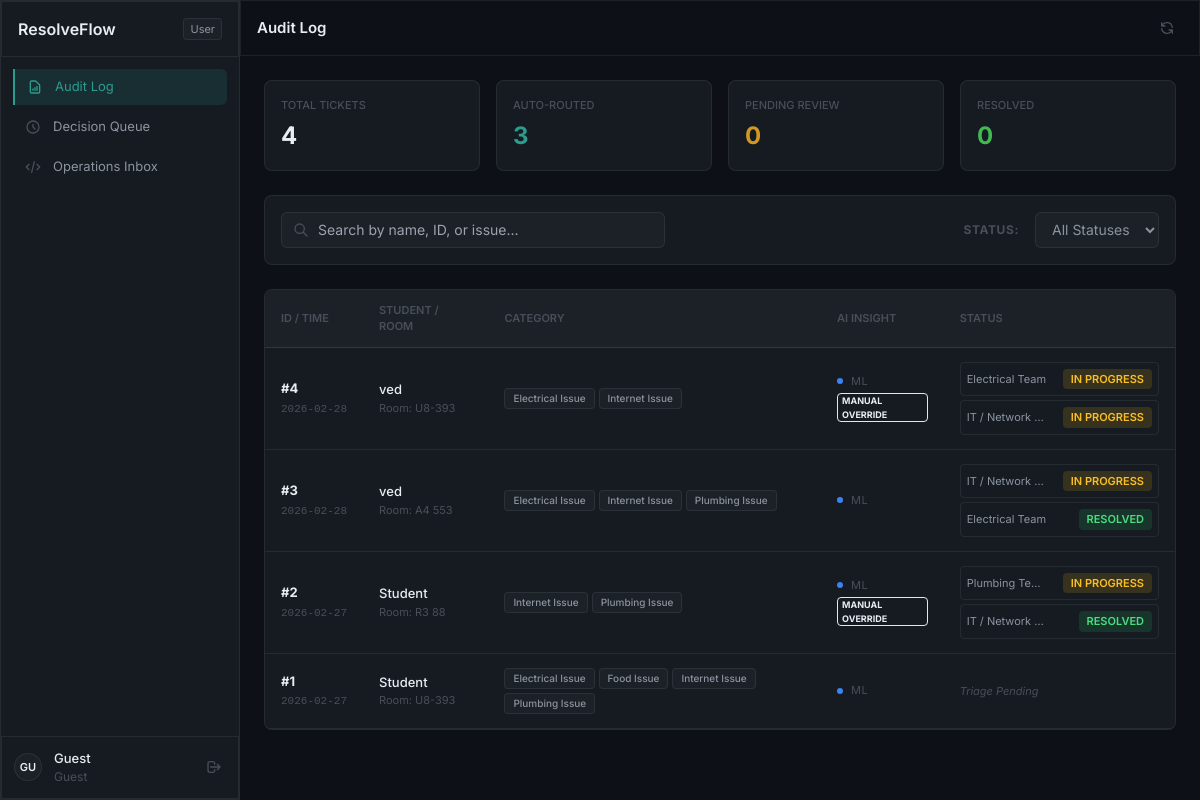
The app's page /admin (signed in), older data.
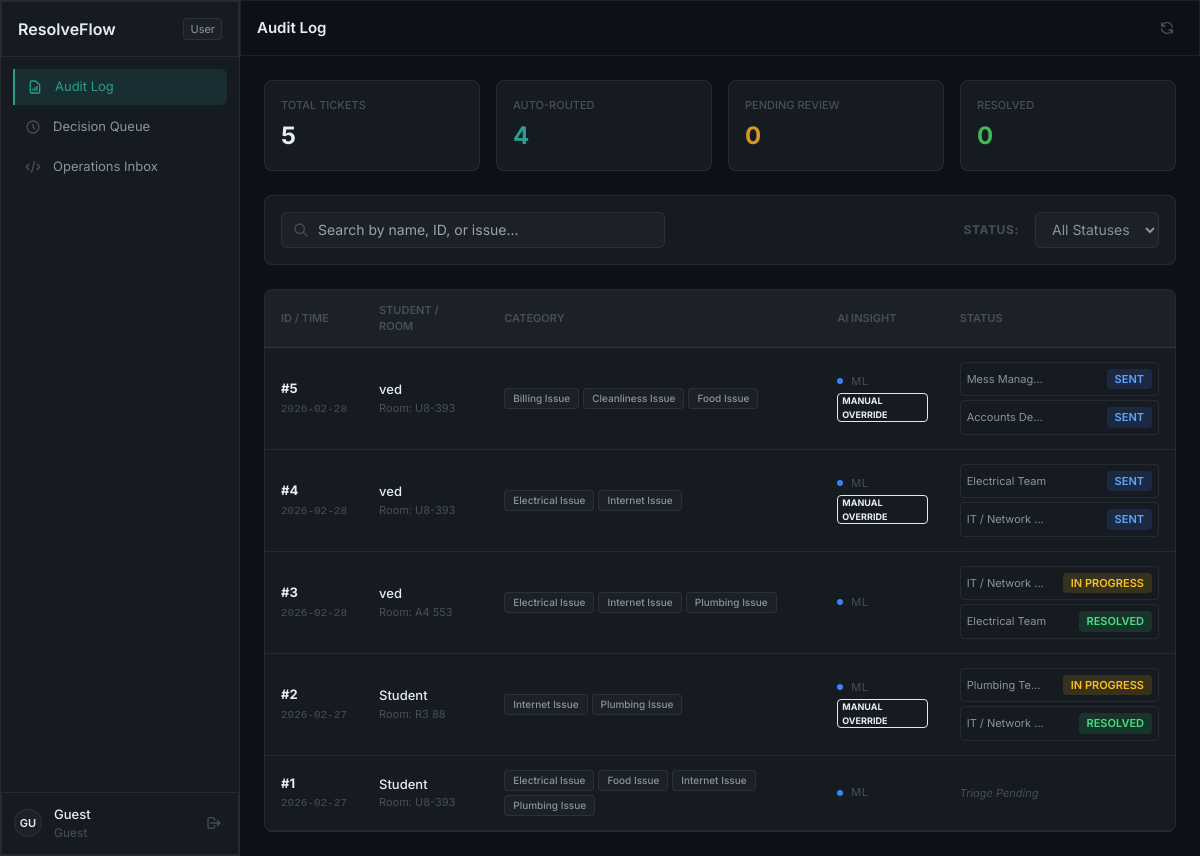
The same page, newer data.
### tables this page shows
CREATE TABLE complaints (
        id INTEGER PRIMARY KEY AUTOINCREMENT,
        student_name TEXT NOT NULL,
        student_id TEXT,
        complaint_text TEXT NOT NULL,
        predicted_issues TEXT,
        predicted_urgency TEXT,
        confidence_scores TEXT,
        routing_decision TEXT,
        routed_team TEXT,
        model_type TEXT,
        status TEXT DEFAULT 'SENT',
        timestamp TEXT NOT NULL
    , admin_notes TEXT, final_status_time TEXT, room_number TEXT, assignment_source TEXT, review_status TEXT DEFAULT 'PENDING', corrected_issues TEXT, corrected_urgency TEXT, corrected_team TEXT, review_notes TEXT, review_timestamp TEXT, user_id INTEGER, rating INTEGER, feedback TEXT);

CREATE TABLE assignments (
        id INTEGER PRIMARY KEY AUTOINCREMENT,
        complaint_id INTEGER,
        team TEXT,
        issue_label TEXT,
        confidence REAL,
        status TEXT DEFAULT 'SENT',
        notes TEXT,
        timestamp TEXT, sla_class TEXT,
        FOREIGN KEY(complaint_id) REFERENCES complaints(id)
    );

### web/app.py (the view)
@app.route('/admin')
@login_required
def admin():
    if current_user.role != 'admin':
        return redirect(url_for('home'))
    complaints = get_all_complaints()
    assignments_map = {}
    all_assignments = get_assignments()
    for a in all_assignments:
        cid = a['complaint_id']
        if cid not in assignments_map: assignments_map[cid] = []
        assignments_map[cid].append(a)
    stats = get_dashboard_stats()
    return render_template('admin.html', complaints=complaints, assignments_map=assignments_map, stats=stats, is_student=False)

### frontend/templates/admin.html (shortened to what this page needs)
{% extends "base.html" %}
{% block nav %}
<a href="/admin" class="nav-item active">
    <svg class="w-4 h-4 text-accent" fill="none" stroke="currentColor" viewBox="0 0 24 24">
        <path stroke-linecap="round" stroke-linejoin="round" stroke-width="2"
            d="M9 17v-2m3 2v-4m3 4v-6m2 10H7a2 2 0 01-2-2V5a2 2 0 012-2h5.586a1 1 0 01.707.293l5.414 5.414a1 1 0 01.293.707V19a2 2 0 01-2 2z" />
    </svg>
    Audit Log
</a>
<a href="/decision-queue" class="nav-item">
    <svg class="w-4 h-4 text-muted group-hover:text-secondary transition-colors" fill="none" stroke="currentColor"
        viewBox="0 0 24 24">
        <path stroke-linecap="round" stroke-linejoin="round" stroke-width="2"
            d="M12 8v4l3 3m6-3a9 9 0 11-18 0 9 9 0 0118 0z" />
    </svg>
    Decision Queue
</a>
<a href="/assignments" class="nav-item">
    <svg class="w-4 h-4 text-muted group-hover:text-secondary transition-colors" fill="none" stroke="currentColor"
        viewBox="0 0 24 24">
        <path stroke-linecap="round" stroke-linejoin="round" stroke-width="2"
            d="M10 20l4-16m4 4l4 4-4 4M6 16l-4-4 4-4" />
    </svg>
    Operations Inbox
</a>
{% endblock %}
{% block page_title %}Audit Log{% endblock %}
{% block content %}
<div class="p-6 space-y-6">
    <div class="grid grid-cols-1 md:grid-cols-4 gap-4">
        <div class="stat-card">
            <p class="stat-label">Total Tickets</p>
            <p class="stat-value">{{ stats.total }}</p>
        </div>
        <div class="stat-card">
            <p class="stat-label">Auto-Routed</p>
            <p class="stat-value accent">{{ stats.auto_routed }}</p>
        </div>
        <div class="stat-card">
            <p class="stat-label">Pending Review</p>
            <p class="stat-value warning">{{ stats.pending_review }}</p>
        </div>
        <div class="stat-card">
            <p class="stat-label">Resolved</p>
            <p class="stat-value success">{{ stats.resolved }}</p>
        </div>
    </div>
    <div
        class="bg-surface border border-subtle rounded-lg p-4 flex flex-col md:flex-row gap-4 items-center justify-between">
        <div class="relative w-full md:w-96">
            <input type="text" id="audit-search" placeholder="Search by name, ID, or issue..."
                class="w-full bg-elevated border border-subtle rounded-md h-9 pl-9 pr-4 text-sm focus:outline-none focus:border-accent interactive">
            <svg class="w-4 h-4 text-muted absolute left-3 top-2.5" fill="none" stroke="currentColor"
                viewBox="0 0 24 24">
                <path stroke-linecap="round" stroke-linejoin="round" stroke-width="2"
                    d="M21 21l-6-6m2-5a7 7 0 11-14 0 7 7 0 0114 0z" />
            </svg>
        </div>
        <div class="flex items-center gap-2 overflow-x-auto pb-1 md:pb-0 no-scrollbar">
            <span class="text-xs font-bold text-muted uppercase tracking-wider mr-2">Status:</span>
            <select id="status-filter"
                class="bg-elevated border border-subtle rounded-md h-9 px-3 text-sm text-secondary focus:outline-none focus:border-accent interactive">
                <option value="ALL">All Statuses</option>
            </select>
        </div>
    </div>
    <div class="bg-surface border border-subtle rounded-lg overflow-hidden shadow-sm">
        <div class="overflow-x-auto">
            <table id="audit-table">
                <thead>
                    <tr>
                        <th>ID / Time</th>
                        <th>Student / Room</th>
                        <th>Category</th>
                        <th>AI Insight</th>
                        <th>Status</th>
                    </tr>
                </thead>
                <tbody class="divide-y divide-subtle">
                    {% for c in complaints %}
                    <tr class="interactive assignment-row" data-status="{{ c.status }}">
                        <td class="whitespace-nowrap">
                            <p class="font-bold text-primary">#{{ c.id }}</p>
                            <p class="text-[11px] text-muted font-mono mt-0.5">{{ c.timestamp[:10] }}</p>
                        </td>
                        <td class="whitespace-nowrap">
                            <p class="font-medium text-primary">{{ c.student_name }}</p>
                            <p class="text-[11px] text-muted">Room: {{ c.room_number or '--' }}</p>
                        </td>
                        <td>
                            <div class="flex flex-wrap gap-1">
                                {% for issue in c.corrected_issues or c.predicted_issues %}
                                <span
                                    class="bg-elevated border border-subtle text-secondary text-[10px] px-2 py-0.5 rounded font-medium">
                                    {{ issue.replace('_', ' ').title() }}
                                </span>
                                {% endfor %}
                            </div>
                        </td>
                        <td>
                            <div class="flex items-center gap-2">
                                <span
                                    class="w-1.5 h-1.5 rounded-full {% if c.model_type == 'DL' %}bg-purple-500{% else %}bg-blue-500{% endif %}"></span>
                                <span class="text-[11px] text-muted uppercase tracking-wider">
                                    {{ c.model_type or 'ML' }}
                                </span>
                            </div>
                            {% if c.review_status == 'OVERRIDDEN' %}
                            <span
                                class="text-[9px] font-bold text-warning uppercase border border-warning/30 px-1 rounded mt-1 inline-block">Manual
                                Override</span>
                            {% endif %}
                        </td>
                        <td class="whitespace-nowrap">
                            <div class="space-y-1">
                                {% set assignments = assignments_map.get(c.id, []) %}
                                {% for a in assignments %}
                                <div
                                    class="flex items-center justify-between gap-4 bg-base/50 p-1.5 rounded border border-subtle">
                                    <span class="text-[11px] text-secondary truncate max-w-[80px]">{{ a.team }}</span>
                                    <span class="status-badge
                                        {% if a.status == 'SENT' %}status-sent
                                        {% elif a.status == 'IN_PROGRESS' %}status-inprogress
                                        {% elif a.status == 'RESOLVED' %}status-resolved{% endif %}">
                                        {{ a.status.replace('_', ' ') }}
                                    </span>
                                </div>
                                {% else %}
                                <span class="text-[11px] text-muted italic">Triage Pending</span>
                                {% endfor %}
                            </div>
                        </td>
                    </tr>
                    {% endfor %}
                </tbody>
            </table>
        </div>
    </div>
</div>
{% endblock %}

### frontend/templates/base.html (shortened to what this page needs)
<!DOCTYPE html>
<html lang="en" class="{% if is_student %}student-theme{% endif %}">
<head>
    <script src="https://cdn.tailwindcss.com"></script>
    <link rel="stylesheet" href="{{ url_for('static', filename='css/main.css') }}">
</head>
<body class="bg-base text-primary h-screen flex flex-col md:flex-row overflow-hidden">
    <aside id="sidebar"
        class="fixed md:relative w-[240px] h-full bg-surface border-r border-subtle z-30 transition-transform duration-300 -translate-x-full md:translate-x-0 flex flex-col shrink-0">
        <div class="h-[56px] flex items-center px-4 justify-between border-b border-subtle">
            <span class="text-[16px] font-semibold text-primary">ResolveFlow</span>
            <span class="role-badge">{{ user.role.capitalize() if user else 'User' }}</span>
        </div>
        <nav class="flex-1 p-3 space-y-1 overflow-y-auto custom-scrollbar">
            {% block nav %}{% endblock %}
        </nav>
        <div class="p-3 border-t border-subtle flex-shrink-0">
            <div class="flex items-center gap-3">
                <div
                    class="w-7 h-7 rounded-full bg-elevated flex items-center justify-center text-primary text-[11px] font-semibold border border-subtle">
                    {% set initials = (user.username or 'GU')[:2] | upper if user else 'GU' %}
                    {{ initials }}
                </div>
                <div class="flex-1 min-w-0">
                    <p class="text-[13px] font-medium text-primary truncate">{{ user.username if user and user.username
                        else 'Guest' }}</p>
                    <p class="text-[12px] text-muted truncate">{{ user.role.capitalize() if user else 'Guest' }}</p>
                </div>
                <a href="{{ url_for('logout') }}" class="text-muted hover:text-danger transition-colors p-1"
                    title="Logout">
                    <svg class="w-4 h-4" fill="none" stroke="currentColor" viewBox="0 0 24 24">
                        <path stroke-linecap="round" stroke-linejoin="round" stroke-width="2"
                            d="M17 16l4-4m0 0l-4-4m4 4H7m6 4v1a3 3 0 01-3 3H6a3 3 0 01-3-3V7a3 3 0 013-3h4a3 3 0 013 3v1" />
                    </svg>
                </a>
            </div>
        </div>
    </aside>
    <div class="flex-1 flex flex-col min-w-0">
        <header class="h-[56px] bg-base border-b border-subtle flex items-center px-4 shrink-0">
            <h1 class="text-[15px] font-semibold text-primary">{% block page_title %}{% endblock %}</h1>
            <div class="ml-auto flex items-center gap-2">
                <button onclick="window.location.reload()"
                    class="p-2 text-muted hover:text-primary transition-colors rounded-md hover:bg-elevated"
                    title="Refresh">
                    <svg class="w-4 h-4" fill="none" stroke="currentColor" viewBox="0 0 24 24">
                        <path stroke-linecap="round" stroke-linejoin="round" stroke-width="2"
                            d="M4 4v5h.582m15.356 2A8.001 8.001 0 004.582 9m0 0H9m11 11v-5h-.581m0 0a8.003 8.003 0 01-15.357-2m15.357 2H15" />
                    </svg>
                </button>
            </div>
        </header>
        <main class="flex-1 overflow-y-auto custom-scrollbar bg-base relative">
            {% block content %}{% endblock %}
        </main>
    </div>
</body>
</html>

Row changes from the older to the newer data that the page shows:
added complaints: id "5", timestamp "2026-02-28", student_name "ved", room_number "U8-393", replace "Billing Issue" "Cleanliness Issue" "Food Issue", model_type "ML", review_status "MANUAL OVERRIDE"
added assignments: team "Mess Manag…", status.replace "SENT", shown under "5"
added assignments: team "Accounts De…", status.replace "SENT", shown under "5"
changed assignments (number 3 of 8 on the later page): status "IN_PROGRESS" → "SENT" (drawn); status.replace "IN PROGRESS" → "SENT"
changed assignments (number 4 of 8 on the later page): status "IN_PROGRESS" → "SENT" (drawn); status.replace "IN PROGRESS" → "SENT"
Text that changed along with them:
{{ stats.total }}: "4" → "5"
{{ stats.auto_routed }}: "3" → "4"
